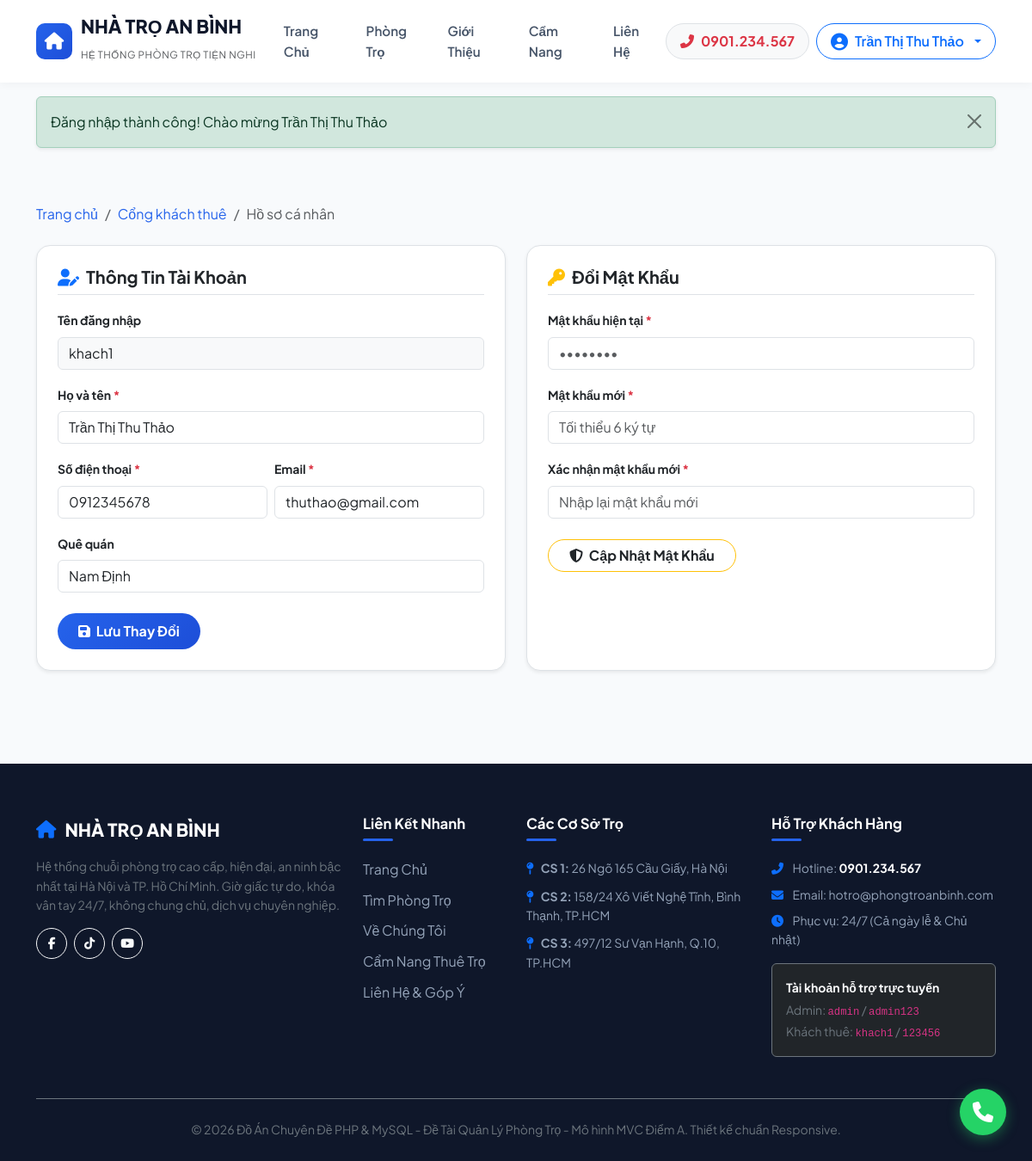
Screenshot of /tenant/profile (signed in) with the database file from the repository.
### tables this page shows
CREATE TABLE `users` (
    `id` INT AUTO_INCREMENT PRIMARY KEY,
    `role_id` INT NOT NULL DEFAULT 2,
    `username` VARCHAR(50) NOT NULL UNIQUE,
    `password` VARCHAR(255) NOT NULL,
    `full_name` VARCHAR(100) NOT NULL,
    `email` VARCHAR(100) NOT NULL UNIQUE,
    `phone` VARCHAR(20) NOT NULL,
    `avatar` VARCHAR(255) DEFAULT 'assets/images/avatar-default.png',
    `status` TINYINT NOT NULL DEFAULT 1,
    `created_at` DATETIME DEFAULT CURRENT_TIMESTAMP,
    `updated_at` DATETIME DEFAULT CURRENT_TIMESTAMP ON UPDATE CURRENT_TIMESTAMP,
    FOREIGN KEY (`role_id`) REFERENCES `roles`(`id`) ON DELETE RESTRICT
);

CREATE TABLE `tenants` (
    `id` INT AUTO_INCREMENT PRIMARY KEY,
    `user_id` INT NULL,
    `full_name` VARCHAR(100) NOT NULL,
    `id_card` VARCHAR(20) NOT NULL UNIQUE,
    `phone` VARCHAR(20) NOT NULL,
    `email` VARCHAR(100) NOT NULL,
    `gender` ENUM('male', 'female', 'other') NOT NULL DEFAULT 'male',
    `date_of_birth` DATE NULL,
    `hometown` VARCHAR(100) NULL,
    `temporary_residence` VARCHAR(255) NULL,
    `created_at` DATETIME DEFAULT CURRENT_TIMESTAMP,
    FOREIGN KEY (`user_id`) REFERENCES `users`(`id`) ON DELETE SET NULL
);

### app/controllers/TenantController.php (called while the page is built, shortened)
<?php
class TenantController extends Controller {
    public function profile(): void {
        $userModel = $this->model('User');
        $tenantModel = $this->model('Tenant');
        $user = $userModel->find(Auth::id());
        $tenant = $tenantModel->getByUserId(Auth::id());
        $data = [
            'pageTitle' => 'Thông Tin Cá Nhân & Đổi Mật Khẩu',
            'user' => $user,
            'tenant' => $tenant
        ];
        $this->view('tenant/profile', $data);
    }
}

### app/core/App.php (called while the page is built, shortened)
<?php
class App {
    protected string $method = 'index';
    public function __construct() {
        $url = $this->parseUrl();
        if (!empty($url[0])) {
            $candidateName = ucfirst($url[0]) . 'Controller';
            if (file_exists(APP_PATH . '/controllers/' . $candidateName . '.php')) {
                unset($url[0]);
            }
        }
        $controllerInstance = new $this->controllerName();
        if (!empty($url[1])) {
            $candidateMethod = $url[1];
            if (method_exists($controllerInstance, $candidateMethod)) {
                $this->method = $candidateMethod;
                unset($url[1]);
            }
        }
        $this->params = $url ? array_values($url) : [];
        call_user_func_array([$controllerInstance, $this->method], $this->params);
    }
    protected function parseUrl(): array {
        if (isset($_GET['url']) && !empty(trim($_GET['url']))) {
            return explode('/', filter_var(rtrim($_GET['url'], '/'), FILTER_SANITIZE_URL));
        }
        $requestUri = parse_url($_SERVER['REQUEST_URI'] ?? '', PHP_URL_PATH);
        $requestUri = trim($requestUri, '/');
        return explode('/', filter_var($requestUri, FILTER_SANITIZE_URL));
    }
}

### index.php (called while the page is built, shortened)
<?php
require_once APP_PATH . '/core/Database.php';
require_once APP_PATH . '/core/Model.php';
require_once APP_PATH . '/core/Controller.php';
require_once APP_PATH . '/core/Auth.php';
require_once APP_PATH . '/core/Helpers.php';
require_once APP_PATH . '/core/App.php';
$app = new App();

### app/core/Auth.php (called while the page is built, shortened)
<?php
class Auth {
    public static function check(): bool {
        return isset($_SESSION['user']) && !empty($_SESSION['user']['id']);
    }
    public static function user(): ?array {
        return $_SESSION['user'] ?? null;
    }
    public static function id(): ?int {
        return $_SESSION['user']['id'] ?? null;
    }
}

### app/core/Model.php (called while the page is built, shortened)
<?php
class Model {
    protected PDO $db;
    protected string $table = '';
    protected string $primaryKey = 'id';
    public function __construct() {
        $this->db = Database::getInstance();
    }
    public function find($id): ?array {
        $sql = "SELECT * FROM {$this->table} WHERE {$this->primaryKey} = :id LIMIT 1";
        $stmt = $this->db->prepare($sql);
        $stmt->execute([':id' => $id]);
        $result = $stmt->fetch();
        return $result ?: null;
    }
    public function queryOne(string $sql, array $params = []): ?array {
        $stmt = $this->db->prepare($sql);
        $stmt->execute($params);
        $result = $stmt->fetch();
        return $result ?: null;
    }
}

### app/core/Database.php (called while the page is built, shortened)
<?php
class Database {
    private static ?PDO $instance = null;
    public static function getInstance(): PDO {
        if (self::$instance === null) {
            $dsn = "mysql:host=" . DB_HOST . ";port=" . DB_PORT . ";dbname=" . DB_NAME . ";charset=" . DB_CHARSET;
            $options = [
                PDO::ATTR_ERRMODE            => PDO::ERRMODE_EXCEPTION,
                PDO::ATTR_DEFAULT_FETCH_MODE => PDO::FETCH_ASSOC,
                PDO::ATTR_EMULATE_PREPARES   => false,
                PDO::MYSQL_ATTR_INIT_COMMAND => "SET NAMES utf8mb4 COLLATE utf8mb4_unicode_ci"
            ];
            try {
                self::$instance = new PDO($dsn, DB_USER, DB_PASS, $options);
            } catch (PDOException $e) {
                die("<h3>Lỗi kết nối Cơ sở dữ liệu:</h3> " . htmlspecialchars($e->getMessage()) .
                    "<br><br><i>Vui lòng kiểm tra file cấu hình <code>app/config/config.php</code> và đảm bảo MySQL đang chạy trong XAMPP.</i>");
            }
        }
        return self::$instance;
    }
}

### app/models/Tenant.php (called while the page is built, shortened)
<?php
class Tenant extends Model {
    public function getByUserId(int $userId): ?array {
        $sql = "SELECT t.*,
                       c.id as contract_id, c.contract_number, c.rental_price, c.deposit_amount,
                       c.start_date, c.end_date, c.terms, c.status as contract_status,
                       r.id as room_id, r.room_number, r.title as room_title, r.area, r.image as room_image,
                       r.amenities,
                       b.id as branch_id, b.name as branch_name, b.address as branch_address,
                       b.manager_name, b.manager_phone
                FROM tenants t
                LEFT JOIN contracts c ON t.id = c.tenant_id AND c.status = 'active'
                LEFT JOIN rooms r ON c.room_id = r.id
                LEFT JOIN branches b ON r.branch_id = b.id
                WHERE t.user_id = :uid
                LIMIT 1";
        return $this->queryOne($sql, [':uid' => $userId]);
    }
}

### app/views/tenant/profile.php (the view, shortened to what this page needs)
<?php require_once VIEW_PATH . '/layouts/header.php'; ?>
<div class="container py-5">
    <nav aria-label="breadcrumb" class="mb-4">
        <ol class="breadcrumb">
            <li class="breadcrumb-item"><a href="<?= BASE_URL ?>/">Trang chủ</a></li>
            <li class="breadcrumb-item"><a href="<?= BASE_URL ?>/tenant">Cổng khách thuê</a></li>
            <li class="breadcrumb-item active" aria-current="page">Hồ sơ cá nhân</li>
        </ol>
    </nav>
    <div class="row g-4">
        <div class="col-lg-6">
            <div class="card border rounded-4 p-4 shadow-sm bg-white h-100">
                <h5 class="fw-bold mb-3 pb-2 border-bottom"><i class="fas fa-user-edit text-primary me-2"></i>Thông Tin Tài Khoản</h5>
                <form action="<?= BASE_URL ?>/tenant/profile" method="POST">
                    <div class="mb-3">
                        <label class="form-label small fw-bold">Tên đăng nhập</label>
                        <input type="text" class="form-control bg-light" value="<?= htmlspecialchars($user['username']) ?>" readonly>
                    </div>
                    <div class="mb-3">
                        <label class="form-label small fw-bold">Họ và tên <span class="text-danger">*</span></label>
                        <input type="text" name="full_name" class="form-control" value="<?= htmlspecialchars($user['full_name']) ?>" required>
                    </div>
                    <div class="row g-2 mb-3">
                        <div class="col-6">
                            <label class="form-label small fw-bold">Số điện thoại <span class="text-danger">*</span></label>
                            <input type="tel" name="phone" class="form-control" value="<?= htmlspecialchars($user['phone']) ?>" required>
                        </div>
                        <div class="col-6">
                            <label class="form-label small fw-bold">Email <span class="text-danger">*</span></label>
                            <input type="email" name="email" class="form-control" value="<?= htmlspecialchars($user['email']) ?>" required>
                        </div>
                    </div>
                    <div class="mb-4">
                        <label class="form-label small fw-bold">Quê quán</label>
                        <input type="text" name="hometown" class="form-control" value="<?= htmlspecialchars($tenant['hometown'] ?? '') ?>">
                    </div>
                    <button type="submit" class="btn btn-primary-custom rounded-pill px-4 fw-bold">
                        <i class="fas fa-save me-1"></i> Lưu Thay Đổi
                    </button>
                </form>
            </div>
        </div>
        <div class="col-lg-6">
            <div class="card border rounded-4 p-4 shadow-sm bg-white h-100">
                <h5 class="fw-bold mb-3 pb-2 border-bottom"><i class="fas fa-key text-warning me-2"></i>Đổi Mật Khẩu</h5>
                <form action="<?= BASE_URL ?>/tenant/profile" method="POST">
                    <div class="mb-3">
                        <label class="form-label small fw-bold">Mật khẩu hiện tại <span class="text-danger">*</span></label>
                        <input type="password" name="old_password" class="form-control" placeholder="••••••••" required>
                    </div>
                    <div class="mb-3">
                        <label class="form-label small fw-bold">Mật khẩu mới <span class="text-danger">*</span></label>
                        <input type="password" name="new_password" class="form-control" placeholder="Tối thiểu 6 ký tự" required>
                    </div>
                    <div class="mb-4">
                        <label class="form-label small fw-bold">Xác nhận mật khẩu mới <span class="text-danger">*</span></label>
                        <input type="password" name="confirm_password" class="form-control" placeholder="Nhập lại mật khẩu mới" required>
                    </div>
                    <button type="submit" class="btn btn-outline-warning rounded-pill px-4 fw-bold text-dark">
                        <i class="fas fa-shield-alt me-1"></i> Cập Nhật Mật Khẩu
                    </button>
                </form>
            </div>
        </div>
    </div>
</div>
<?php require_once VIEW_PATH . '/layouts/footer.php'; ?>

### app/views/layouts/header.php (shortened to what this page needs)
<!DOCTYPE html>
<html lang="vi">
<head>
    <link href="https://cdn.jsdelivr.net/npm/bootstrap@5.3.3/dist/css/bootstrap.min.css" rel="stylesheet">
    <link href="https://cdnjs.cloudflare.com/ajax/libs/font-awesome/6.5.2/css/all.min.css" rel="stylesheet">
    <link href="<?= BASE_URL ?>/assets/css/style.css" rel="stylesheet">
</head>
<body>
    <nav class="navbar navbar-expand-lg navbar-custom sticky-top">
        <div class="container">
            <a class="navbar-brand" href="<?= BASE_URL ?>/">
                <div class="brand-icon">
                    <i class="fas fa-home"></i>
                </div>
                <div>
                    <span class="d-block" style="line-height: 1.1;">NHÀ TRỌ AN BÌNH</span>
                    <small class="text-muted fw-normal" style="font-size: 0.72rem; letter-spacing: 0.05em;">HỆ THỐNG PHÒNG TRỌ TIỆN NGHI</small>
                </div>
            </a>
            <div class="collapse navbar-collapse" id="navbarMain">
                <ul class="navbar-nav mx-auto mb-2 mb-lg-0">
                    <li class="nav-item">
                        <a class="nav-link <?= empty($_GET['url']) ? 'active' : '' ?>" href="<?= BASE_URL ?>/">Trang Chủ</a>
                    </li>
                    <li class="nav-item">
                        <a class="nav-link <?= (str_starts_with($_GET['url'] ?? '', 'room')) ? 'active' : '' ?>" href="<?= BASE_URL ?>/room">Phòng Trọ</a>
                    </li>
                    <li class="nav-item">
                        <a class="nav-link <?= ($_GET['url'] ?? '') === 'home/about' ? 'active' : '' ?>" href="<?= BASE_URL ?>/home/about">Giới Thiệu</a>
                    </li>
                    <li class="nav-item">
                        <a class="nav-link <?= ($_GET['url'] ?? '') === 'home/news' ? 'active' : '' ?>" href="<?= BASE_URL ?>/home/news">Cẩm Nang</a>
                    </li>
                    <li class="nav-item">
                        <a class="nav-link <?= ($_GET['url'] ?? '') === 'home/contact' ? 'active' : '' ?>" href="<?= BASE_URL ?>/home/contact">Liên Hệ</a>
                    </li>
                </ul>
                <div class="d-flex align-items-center gap-2">
                    <a href="tel:0901234567" class="btn btn-light border text-danger fw-bold rounded-pill px-3 py-2 small d-none d-xl-flex align-items-center gap-2">
                        <i class="fas fa-phone-alt"></i> 0901.234.567
                    </a>
                    <?php if (Auth::check()): ?>
                        <div class="dropdown">
                            <button class="btn btn-outline-primary dropdown-toggle rounded-pill px-3 py-2 fw-semibold d-flex align-items-center gap-2" type="button" data-bs-toggle="dropdown">
                                <i class="fas fa-user-circle fa-lg"></i>
                                <span><?= htmlspecialchars(Auth::user()['full_name']) ?></span>
                            </button>
                        </div>
                    <?php endif; ?>
                </div>
            </div>
        </div>
    </nav>
    <div class="container mt-3">
        <?= flash() ?>
    </div>

### assets/css/style.css (style rules this page uses)
:root { --primary-color: #2563eb; --primary-dark: #1d4ed8; --primary-light: #eff6ff; --secondary-color: #0f172a; --accent-color: #f59e0b; --success-color: #10b981; --danger-color: #ef4444; --background: #f8fafc; --card-bg: #ffffff; --text-main: #1e293b; --text-muted: #64748b; --border-color: #e2e8f0; --radius: 12px; --shadow-sm: 0 1px 2px 0 rgba(0, 0, 0, 0.05); --shadow: 0 4px 6px -1px rgba(0, 0, 0, 0.1), 0 2px 4px -1px rgba(0, 0, 0, 0.06); --shadow-lg: 0 10px 15px -3px rgba(0, 0, 0, 0.1), 0 4px 6px -2px rgba(0, 0, 0, 0.05); }
body { font-family: 'Plus Jakarta Sans', sans-serif; background-color: var(--background); color: var(--text-main); line-height: 1.6; overflow-x: hidden; }
a { color: var(--primary-color); text-decoration: none; transition: all 0.2s ease-in-out; }
.navbar-custom { background: #ffffff; box-shadow: 0 2px 10px rgba(0, 0, 0, 0.04); padding: 14px 0; }
.navbar-brand { font-weight: 800; font-size: 1.35rem; color: var(--secondary-color) !important; display: flex; align-items: center; gap: 10px; }
.brand-icon { width: 42px; height: 42px; background: linear-gradient(135deg, #2563eb, #1d4ed8); color: white; display: flex; align-items: center; justify-content: center; border-radius: 10px; font-size: 1.25rem; }
.nav-link { font-weight: 600; font-size: 0.95rem; color: #475569 !important; padding: 8px 16px !important; border-radius: 8px; transition: all 0.2s; }
.btn-primary-custom { background: linear-gradient(135deg, #2563eb, #1d4ed8); border: none; color: white; font-weight: 600; padding: 9px 20px; border-radius: 8px; transition: all 0.2s; }

### rows the page displays
users: full_name "Trần Thị Thu Thảo", username "khach1", phone "0912345678", email "thuthao@gmail.com"
tenants: hometown "Nam Định"

### other values shown
$msg "Đăng nhập thành công! Chào mừng Trần Thị Thu Thảo"
